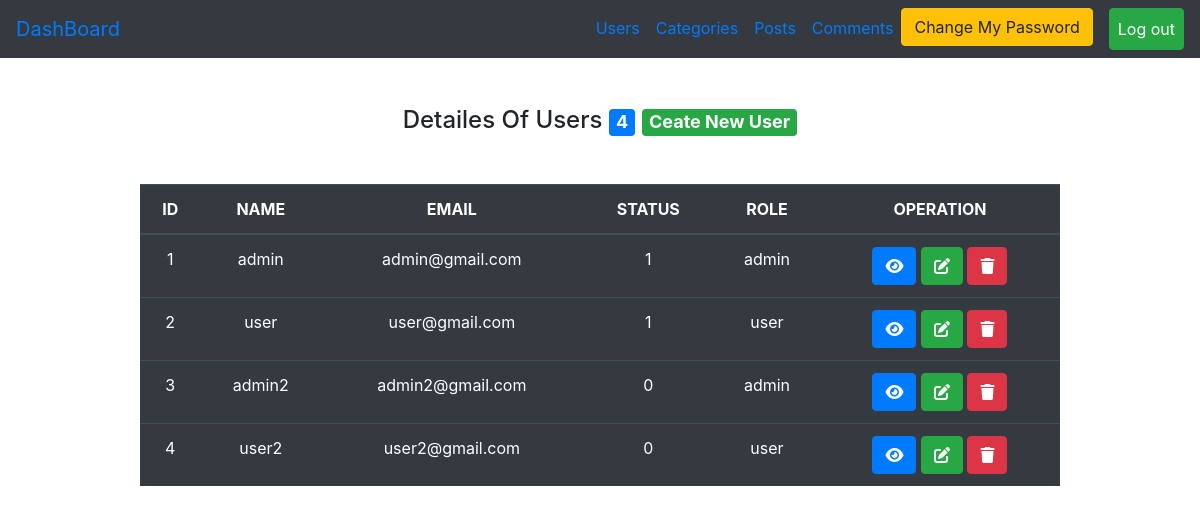
Page /Admin/users.php (signed in) on the earlier database version.
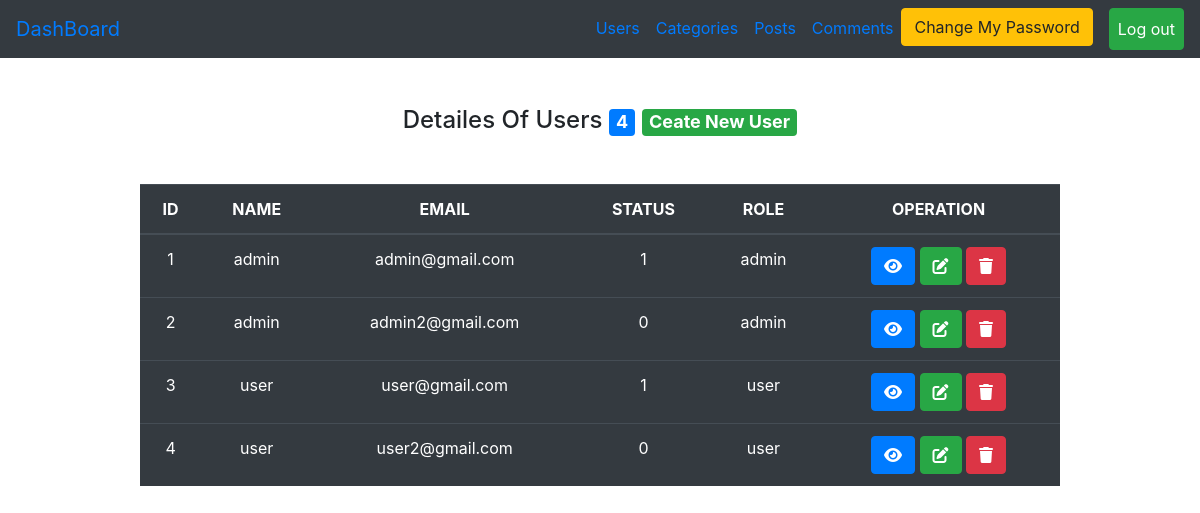
Same page on the later database version.
### tables this page shows
CREATE TABLE `users` (
  `user_id` int(11) NOT NULL,
  `username` varchar(255) NOT NULL,
  `email` varchar(255) NOT NULL,
  `password` varchar(255) NOT NULL,
  `status` enum('0','1') NOT NULL,
  `role` enum('user','admin') NOT NULL,
  `created_at` timestamp NULL DEFAULT NULL,
  `updated_at` timestamp NULL DEFAULT NULL
);

### Admin/initials.php (called while the page is built, shortened)
<?php
include ("Includes/temp/header.php");
include ("Includes/temp/navbar.php");
?>

### Admin/users.php (the view, shortened to what this page needs)
<?php
include("initials.php");
if (isset($_SESSION['login'])) {
    $page = "All";
    if ($page == "All") {
        $statment1 = $connect->prepare("SELECT * FROM users");
        $statment1->execute();
        $usercount = $statment1->rowCount();
        $result = $statment1->fetchall();
?>
        <div class="container ">
            <div class="row">
                <div class="col-md-10 m-auto pt-5">
                    <h4 class="text-center">Detailes Of Users <span class="badge badge-primary"><?php echo $usercount ?></span>
                        <a class="badge badge-success" href="?page=create">Ceate New User</a>
                    </h4>
                    <table class="table table-dark mt-5 pt-5 text-center">
                        <thead>
                            <tr>
                                <th scope="col">ID</th>
                                <th scope="col">NAME</th>
                                <th scope="col">EMAIL</th>
                                <th scope="col">STATUS</th>
                                <th scope="col">ROLE</th>
                                <th scope="col">OPERATION</th>
                            </tr>
                        </thead>
                        <tbody>
                            <?php
                            foreach ($result as $item) {
                            ?>
                                <tr>
                                    <td><?php echo $item['user_id'] ?></td>
                                    <td><?php echo $item['username'] ?></td>
                                    <td><?php echo $item['email'] ?></td>
                                    <td><?php echo $item['status'] ?></td>
                                    <td><?php echo $item['role'] ?></td>
                                    <td><a href="?page=show&user_id=<?php echo $item['user_id'] ?>" class="btn btn-primary"><i class="fa-solid fa-eye"></i></a>
                                        <a href="?page=edit&user_id=<?php echo $item['user_id'] ?>" class="btn btn-success"><i class="fa-solid fa-pen-to-square"></i></a>
                                        <a href="?page=delete&user_id=<?php echo $item['user_id'] ?>" class="btn btn-danger"><i class="fa-solid fa-trash"></i></a>
                                    </td>
                                </tr>
                            <?php
                            }
                            ?>
                        </tbody>
                    </table>
                </div>
            </div>
        </div>
    <?php
    } else if ($page == "show") {
        if (isset($_GET['user_id'])) {
            $user_id = $_GET['user_id'];
        }
        $statment1 = $connect->prepare("SELECT * FROM users WHERE	user_id =?");
        $statment1->execute(array($user_id));
        $item = $statment1->fetch();
    ?>
        <div class="container ">
            <div class="row">
                <div class="col-md-10 m-auto pt-5">
                    <table class="table table-dark mt-5 pt-5 text-center">
                        <thead>
                            <tr>
                                <th scope="col">ID</th>
                                <th scope="col">NAME</th>
                                <th scope="col">EMAIL</th>
                                <th scope="col">STATUS</th>
                                <th scope="col">ROLE</th>
                                <th scope="col">CREATED_AT</th>
                                <th scope="col">UPDATED_AT</th>
                                <th scope="col">OPERATION</th>
                            </tr>
                        </thead>
                        <tbody>
                            <tr>
                                <td><?php echo $item['user_id'] ?></td>
                                <td><?php echo $item['username'] ?></td>
                                <td><?php echo $item['email'] ?></td>
                                <td><?php echo $item['status'] ?></td>
                                <td><?php echo $item['role'] ?></td>
                                <td><?php echo $item['created_at'] ?></td>
                                <td><?php echo $item['updated_at'] ?></td>
                                <td><a href="users.php" class="btn btn-primary"><i class="fa-solid fa-arrow-right"></i></a></td>
                            </tr>
                        </tbody>
                    </table>
                </div>
            </div>
        </div>
    <?php
    } else if ($page == "delete") {
        if (isset($_GET['user_id'])) {
            $user_id = $_GET['user_id'];
        }
        $statment = $connect->prepare("DELETE FROM users WHERE user_id =?");
        $statment->execute(array($user_id));
        $_SESSION['message'] = "Deleted Sucessfully";
        header("Location:users.php");
    } else if ($page == "create") {
    ?>
        <div class="container">
            <div class="row">
                <div class="col-md-10 mt-5">
                    <h4 class="text-center">CREATE USER PAGE</h4>
                    <form action="?page=savenew" method="post">
                        <label>USER_ID</label>
                        <input type="text" name="id" class="form-control mb-3 ">
                        <label>USERNAME</label>
                        <input type="text" name="name" class="form-control mb-3">
                        <label>EMAIL</label>
                        <input type="email" name="email" class="form-control mb-3">
                        <label>PASSWORD</label>
                        <input type="password" name="pass" class="form-control mb-3">
                        <label>STATUS</label>
                        <select name="status" class="form-control mb-3">
                            <option value="1">active</option>
                            <option value="0">block</option>
                        </select>
                        <label>ROLE</label>
                        <select name="role" class="form-control mb-3">
                            <option value="admin">admin</option>
                            <option value="user">user</option>
                        </select>
                        <input type="submit" value="Create New User" class="form-control mt-3 btn btn-success ">
                    </form>
                </div>
            </div>
        </div>
    <?php
    } else if ($page == "savenew") {
        if ($_SERVER['REQUEST_METHOD'] == "POST") {
            $id = $_POST['id'];
            $name = $_POST['name'];
            $email = $_POST['email'];
            $pass = $_POST['pass'];
            $status = $_POST['status'];
            $role = $_POST['role'];
            $statment = $connect->prepare("select * from users where email=?");
            $statment->execute(array($email));
            $count = $statment->rowcount();
            $item = $statment->fetch();
            if ($count > 0) {
                echo "<h4 class='text-center alert alert-danger'>This Account Already Registed</h4>";
                header("Refresh:3;url=users.php?page=create");
            } else {
                try {
                    $statment = $connect->prepare("insert into users
                    (user_id,username,email,`password`,`status`,`role`,created_at)
                    values(?,?,?,?,?,?,now())");
                    $statment->execute(array($id, $name, $email, $pass, $status, $role));
                    $_SESSION['message'] = "CREATED SUCESSFULLY";
                    header("Location:users.php");
                } catch (PDOException $e) {
                    echo "<h4 class='text-center alert alert-danger'>DUPLICATED IN ID</h4>";
                    header("Refresh:3;url=users.php?page=create");
                }
            }
        }
    } else if ($page == "edit") {
        if (isset($_GET['user_id'])) {
            $user_id = $_GET['user_id'];
        }
        $statment = $connect->prepare("SELECT * FROM users WHERE user_id =?");
        $statment->execute(array($user_id));
        $item = $statment->fetch();
    ?>
        <div class="container">
            <div class="row">
                <div class="col-md-10 mt-5">
                    <h4 class="text-center">UPDATE USER PAGE</h4>
                    <form action="?page=update" method="post">
                        <label>USER_ID</label>
                        <input type="hidden" name="old_id" value="<?php echo $item['user_id']; ?>" class="form-control mb-3 ">
                        <input type="text" name="new_id" value="<?php echo $item['user_id']; ?>" class="form-control mb-3 ">
                        <label>USERNAME</label>
                        <input type="text" name="name" value="<?php echo $item['username']; ?>" class="form-control mb-3">
                        <label>EMAIL</label>
                        <input type="email" name="email" value="<?php echo $item['email']; ?>" class="form-control mb-3">
                        <label>STATUS</label>
                        <select name="status" class="form-control mb-3">
                            <?php
                            if ($item['status'] == 1) {
                                echo '<option value="1" selected>active</option>';
                                echo '<option value="0">block</option>';
                            } else {
                                echo '<option value="1" >active</option> ';
                                echo  '<option value="0" selected>block</option>';
                            }
                            ?>
                        </select>
                        <label>ROLE</label>
                        <select name="role" class="form-control mb-3">
                            <?php
                            if ($item['role'] == "admin") {
                                echo '<option value="admin" selected>admin</option> ';
                                echo  '<option value="user">user</option>';
                            } else {
                                echo '<option value="admin">admin</option> ';
                                echo  '<option value="user" selected>user</option>';
                            }
                            ?>
                        </select>
                        <input type="submit" value="Update User" class="form-control mt-3 btn btn-success ">
                    </form>
                </div>
            </div>
        </div>
    <?php
    } else if ($page == "update") {
        if ($_SERVER['REQUEST_METHOD'] == "POST") {
            $old_id = $_POST['old_id'];
            $new_id = $_POST['new_id'];
            $name = $_POST['name'];
            $email = $_POST['email'];
            $status = $_POST['status'];
            $role = $_POST['role'];
            $statment = $connect->prepare("select email from users where user_id = ?");
            $statment->execute(array($old_id));
            $old_email = $statment->fetchColumn();
            if ($email != $old_email) {
                $statment = $connect->prepare("select * from users where email=?");
                $statment->execute(array($email));
                $count = $statment->rowcount();
                $item = $statment->fetch();
                if ($count > 0) {
                    echo "<h4 class='text-center alert alert-danger'>This Account Already Registed</h4>";
                    header("Refresh:3;url=users.php?page=edit&user_id=$old_id");
                    exit;
                }
            }
            try {
                $statment = $connect->prepare("UPDATE USERS SET user_id=?, username=?, email=?, `status`=?, `role`=?, updated_at=now() WHERE user_id=?");
                $statment->execute(array($new_id, $name, $email, $status, $role, $old_id));
                $_SESSION['message'] = "UPDATED SUCESSFULLY";
                header("Location:users.php");
            } catch (PDOException $e) {
                echo "<h4 class='text-center alert alert-danger'>DUPLICATED IN ID</h4>";
                header("Refresh:3;url=users.php?page=edit&user_id=$old_id");
            }
        }
    }
    ?>
<?php
} else {
    $_SESSION['message'] = "Please Login First";
    header("Location:../login.php");
}
include("Includes/temp/footer.php");
?>

### Admin/Includes/temp/header.php (shortened to what this page needs)
<!DOCTYPE html>
<html lang="en">
<head>
    <link rel="stylesheet" href="Includes/assests/style.css">
    <link rel="stylesheet" href="https://cdnjs.cloudflare.com/ajax/libs/font-awesome/6.6.0/css/all.min.css" />
    <link rel="stylesheet" href="https://cdn.jsdelivr.net/npm/bootstrap@4.6.2/dist/css/bootstrap.min.css">
</head>
<body>

### Admin/Includes/temp/navbar.php (shortened to what this page needs)
<?php
include("Includes/temp/header.php");
?>
<nav class="navbar navbar-expand-lg  bg-dark ">
  <a class="navbar-brand" href="dashboard.php">DashBoard</a>
  <div class="collapse navbar-collapse" id="navbarNavDropdown">
    <ul class="navbar-nav ml-auto">
      <li class="nav-item">
        <a class="nav-link" href="users.php">Users</a>
      </li>
      <li class="nav-item">
        <a class="nav-link" href="categories.php">Categories</a>
      </li>
      <li class="nav-item">
        <a class="nav-link" href="posts.php">Posts</a>
      </li>
      <li class="nav-item">
        <a class="nav-link" href="comments.php">Comments</a>
      </li>
      <li class="nav-item">
        <a href="password.php?email=<?php echo $_SESSION['login'] ?>" class="btn btn-warning">Change My Password </i></a>
      </li>
      <a class="nav-link btn btn-success ml-3" href="logout.php">Log out</a>
    </ul>
  </div>
</nav>

### Admin/Includes/temp/footer.php (shortened to what this page needs)
</body>
</html>

Differences in the rows shown:
changed users id 2: username "user" → "admin"; email "user@gmail.com" → "admin2@gmail.com"; status "1" → "0"; role "user" → "admin"
changed users id 3: username "admin2" → "user"; email "admin2@gmail.com" → "user@gmail.com"; status "0" → "1"; role "admin" → "user"
changed users "user2@gmail.com": username "user2" → "user"
